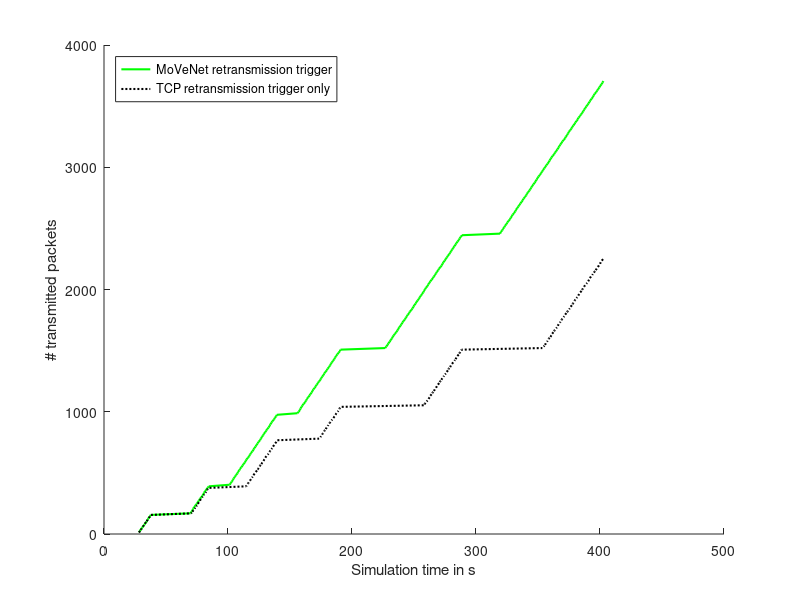

This chart was generated by the following MATLAB code: (Note: this script raises an error after producing the figure.)
i=0.067*13

x_w= [28:i:38, 69.3:i:84.7, 101:i:140.1, ...
    155.8:i:191, 226.6:i:289, 319.1:i:403];
x_wo=[28:i:38, 70.2:i:84.7, 114.4:i:140.1, ...
    173.3:i:191, 257.9:i:289, 353.5:i:403];

[~,l_w] = size(x_w)
y_w = (1:l_w)*13;
[~,l_wo] = size(x_wo)
y_wo= (1:l_wo)*13;

x_w = x_w+rand(1,l_w)*(i/2);
x_wo = x_wo+rand(1,l_wo)*(i/2);

figure1 = figure

hold on
fig_w=plot(x_w, y_w);
set(fig_w,'DisplayName','MoVeNet retransmission trigger','LineStyle','-',...)
        'Color','green','LineWidth',1.5);
fig_wo=plot(x_wo, y_wo);
set(fig_wo,'DisplayName','TCP retransmission trigger only','LineStyle',':',...)
        'Color','black','LineWidth',1.5);

    % Create xlabel
xlabel('Simulation time in s'); %'Time slots');

% Create ylabel
ylabel('# transmitted packets');
    
    
% Create legend
%  axes1 = axes('YMinorTick','on');

% hold(axes1,'on');
% 
 legend1 = legend('Location','northwest');
% set(gca,...
%     'YMinorTick','off',...
%     'YGrid','on',...
%     'YMinorGrid','off',...
%     'YColor',[0.85 0.85 0.85]);
% 
% box on;
% 
% Caxes = copyobj(gca,gcf);
% set(Caxes, 'color', 'none', 'xcolor', 'k', 'xgrid', 'off', 'ycolor','k', 'ygrid','off');
%set(legend1,  );

matlab2tikz('movenet_retransmission.tikz','width','\figW','height','\figH','showInfo',false);
    
